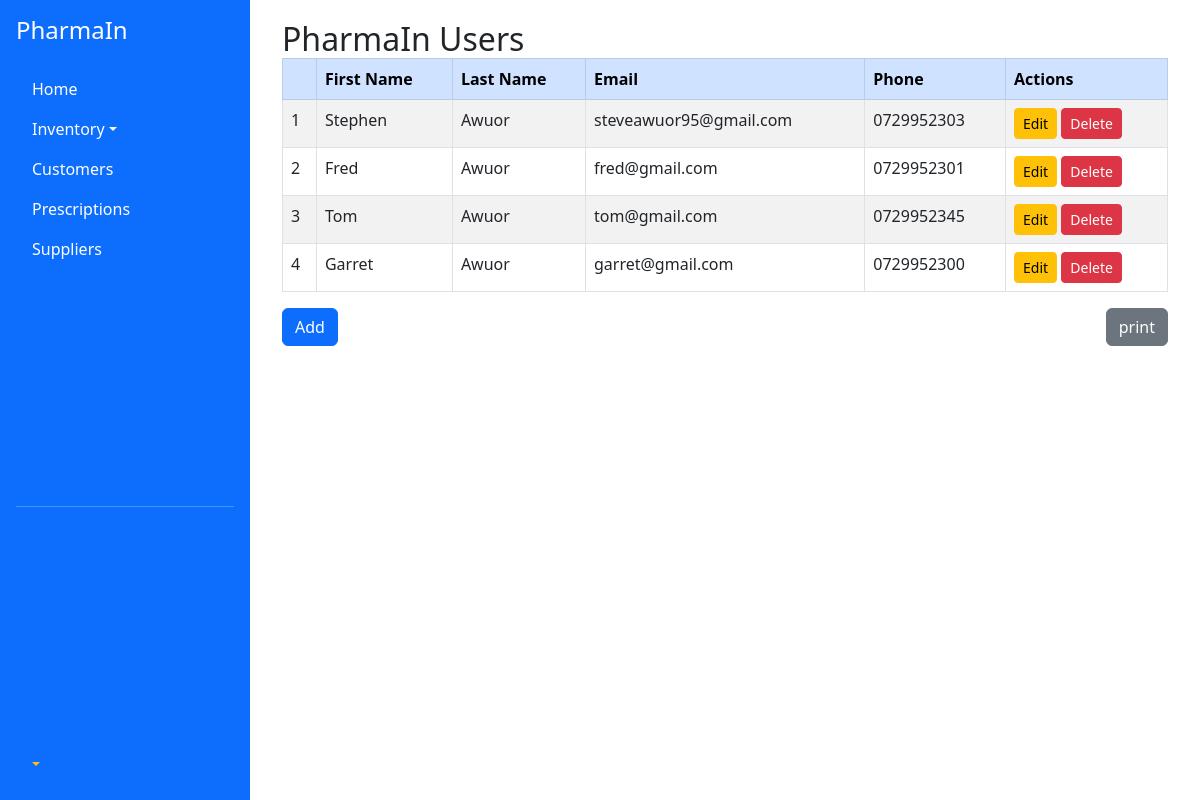
Page /users/ (signed in) on the committed database.
### accounts/models.py (models this page shows, shortened)
class User(AbstractBaseUser, PermissionsMixin):
    email = models.EmailField(unique=True)
    first_name = models.CharField(max_length=200, blank=True)
    last_name = models.CharField(max_length=200, blank=True)
    phone_number = models.CharField(max_length=15, blank=True)
    is_active = models.BooleanField(default=True)
    is_staff = models.BooleanField(default=False)
    objects = CustomUserManager()
    USERNAME_FIELD = 'email'
    REQUIRED_FIELDS = ['first_name', 'last_name', 'phone_number']

### accounts/views.py (the view)
# urls.py: path('users/', account_views.users_list, name='users'),
@login_required
def users_list(request):
    users = User.objects.all()
    return render(request, 'accounts/users.html', {'users': users})

### templates/accounts/users.html
{% extends 'base/main.html' %}
{% block content %}
<div class="container mt-0">
  <h2 class="mb-0">PharmaIn Users</h2>
  <table class="table table-bordered table-hover table-striped">
    <thead class="table-primary">
      <tr>
        <th></th>
        <th>First Name</th>
        <th>Last Name</th>
        <th>Email</th>
        <th>Phone</th>
        <th>Actions</th>
      </tr>
    </thead>
    <tbody>
      {% for user in users %}
      <tr>
        <td>{{ forloop.counter }}</td>
        <td>{{ user.first_name }}</td>
        <td>{{ user.last_name }}</td>
        <td>{{ user.email }}</td>
        <td>{{ user.phone_number }}</td>
        <td>
          <a href="{% url 'edit-user' user.id %}" class="btn btn-sm btn-warning">Edit</a>
          <a href="{% url 'delete-user' user.id %}" class="btn btn-sm btn-danger">Delete</a>
        </td>
      </tr>
      {% endfor %}
    </tbody>
  </table>
  <div class="mt-3 d-flex justify-content-between">
  <a href="{% url 'new-user' %}" class="btn btn-primary">Add</a>
  <a href="#" class="btn btn-secondary">print</a>
  </div>
</div>
  {% endblock %}

### templates/base/main.html (style rules this page uses)
body { min-height: 100vh; display: flex; }

### rows in the picture
User: first_name "Stephen", last_name "Awuor", email "steveawuor95@gmail.com", phone_number "0729952303"
User: first_name "Fred", last_name "Awuor", email "fred@gmail.com", phone_number "0729952301"
User: first_name "Tom", last_name "Awuor", email "tom@gmail.com", phone_number "0729952345"
User: first_name "Garret", last_name "Awuor", email "garret@gmail.com", phone_number "0729952300"
